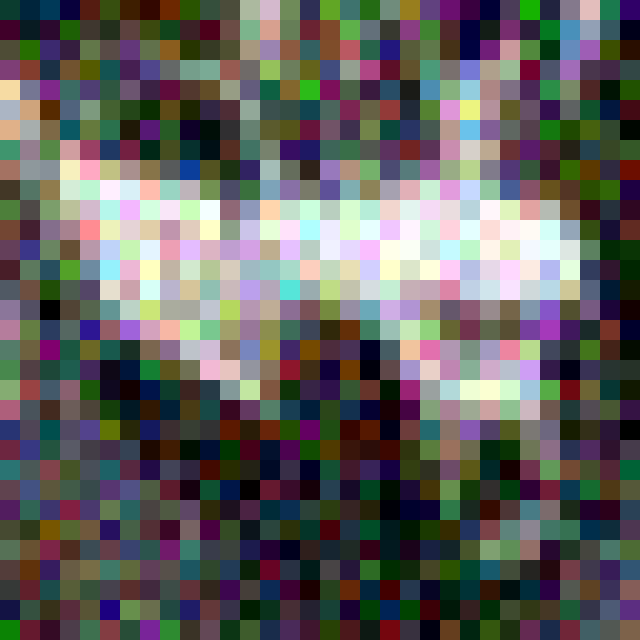
#> input picture results/10timestep_diffused.png, 640 x 640 px, given in place of 74timestep_diffused.png, which was not available
$ python make_gif.py
#> lines starting #> are read from the running program, lines starting #| are printed output that depends on the picture; pictures that were not available may be replaced by others from this repository, and a replacement may not be noted
from PIL import Image
import imageio
import glob
import numpy as np

frames = []

SCALE_UP = 10

for i in range(74, 0, -1):
    frame = Image.open(f"./results/{i}timestep_diffused.png")
#> frame is the input picture: PIL image 640x640 RGB; mean R, G, B 96.4, 95, 92.7
    frame = np.array(frame)

    a = frame[:, :, 0]
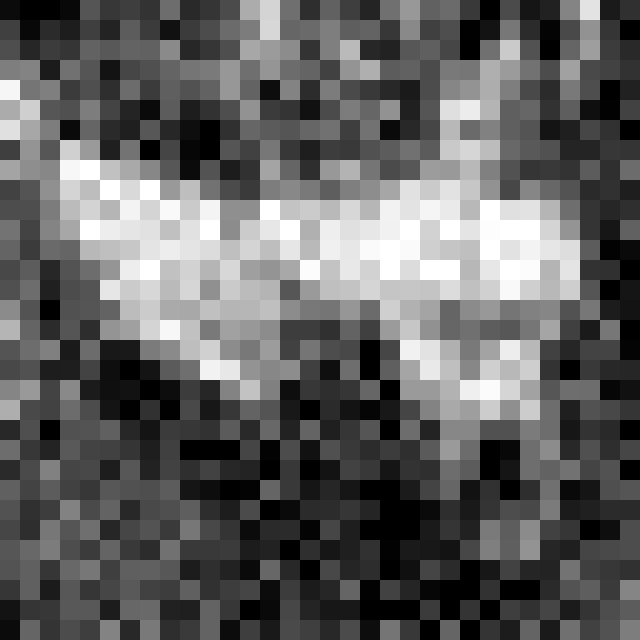
#> a: shape (640, 640); min 0, max 255, mean 96.4
    b = frame[:, :, 1]
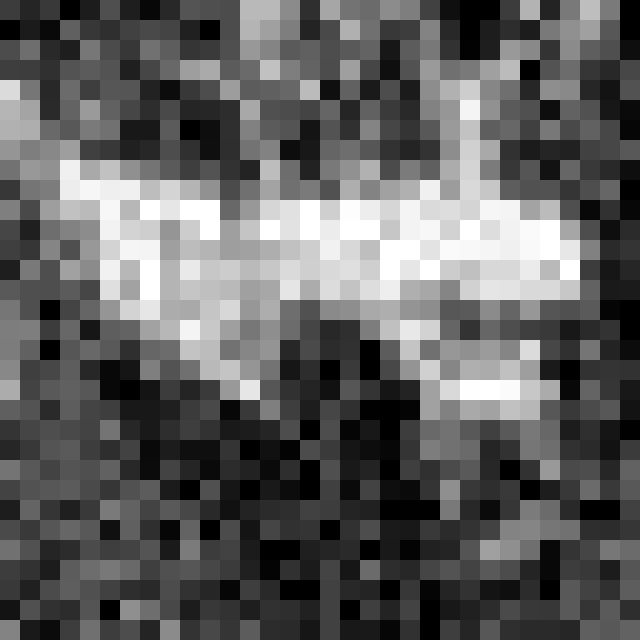
#> b: shape (640, 640); min 0, max 255, mean 95
    c = frame[:, :, 2]
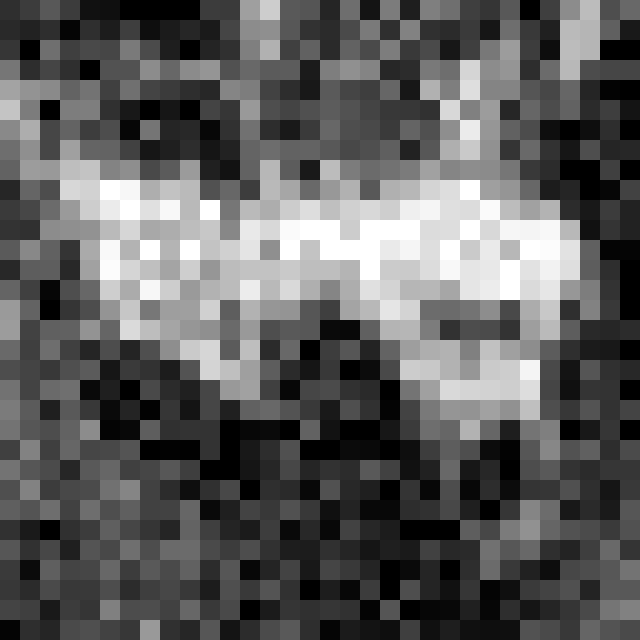
#> c: shape (640, 640); min 0, max 255, mean 92.7

    a = np.kron(a, np.ones((SCALE_UP, SCALE_UP)))
#> a: shape (6400, 6400) float64
    b = np.kron(b, np.ones((SCALE_UP, SCALE_UP)))
#> b: shape (6400, 6400) float64
    c = np.kron(c, np.ones((SCALE_UP, SCALE_UP)))
#> c: shape (6400, 6400) float64

    a = np.expand_dims(a, axis=-1)
    b = np.expand_dims(b, axis=-1)
    c = np.expand_dims(c, axis=-1)

    frame = np.concatenate((a, b, c), axis=2)

    frame = frame.astype(np.uint8)

    image = Image.fromarray(frame)
    image.save(f"./results/{i}timestep_diffused.png")

    frames.append(imageio.imread(f"./results/{i}timestep_diffused.png"))
#> pass 2 of the loop `for i in range(74, 0, -1):`:
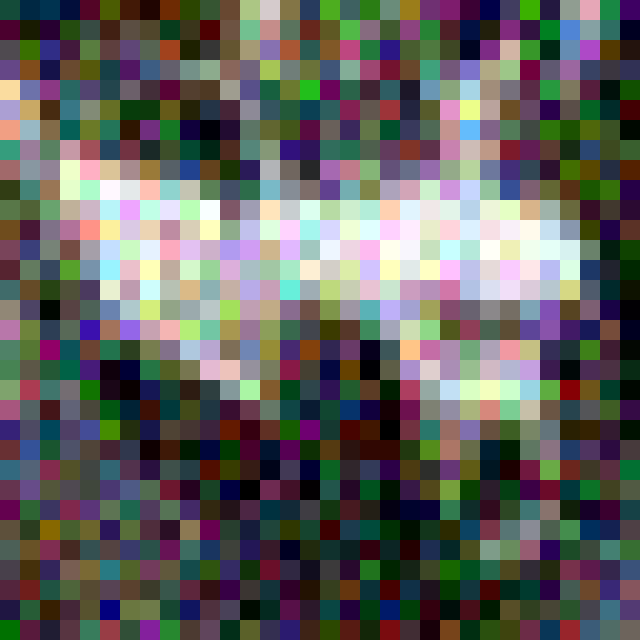
#> input picture results/11timestep_diffused.png, 640 x 640 px, given in place of 73timestep_diffused.png, which was not available
#> frame is the input picture: PIL image 640x640 RGB; mean R, G, B 96.3, 95.8, 92.9
#> `b = frame[:, :, 1]`:
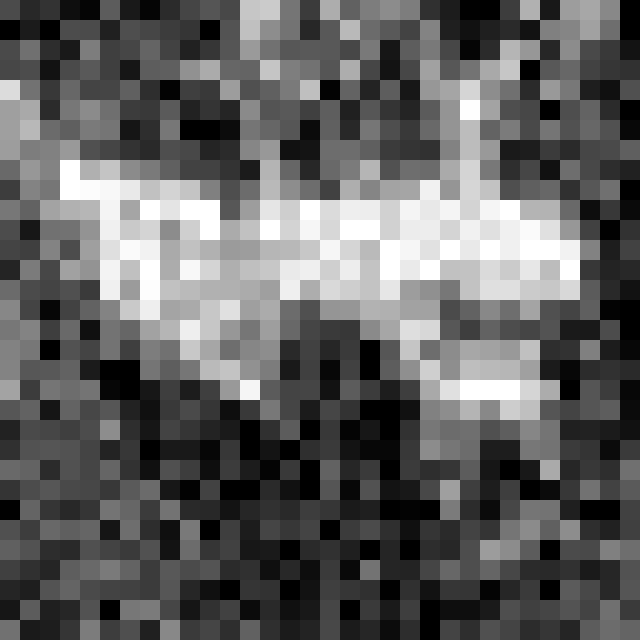
#> b: shape (640, 640); min 0, max 255, mean 95.8
#> `c = frame[:, :, 2]`:
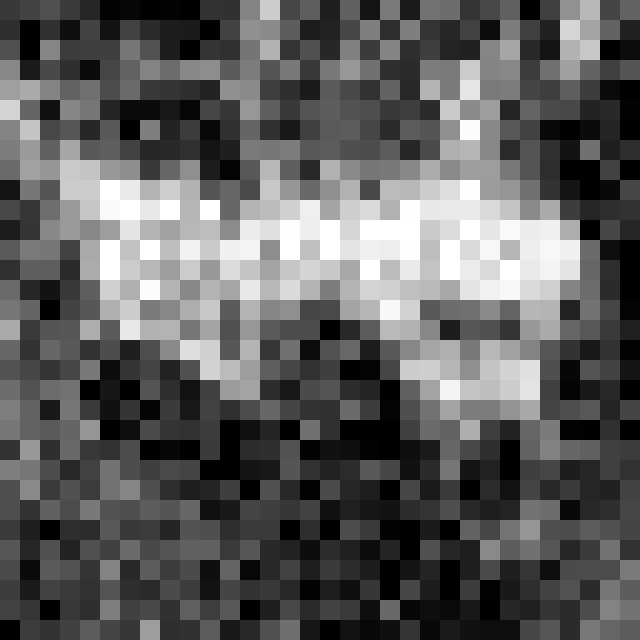
#> c: shape (640, 640); min 0, max 255, mean 92.9
#> (the run stopped early here; a loop or call above may not have finished)
